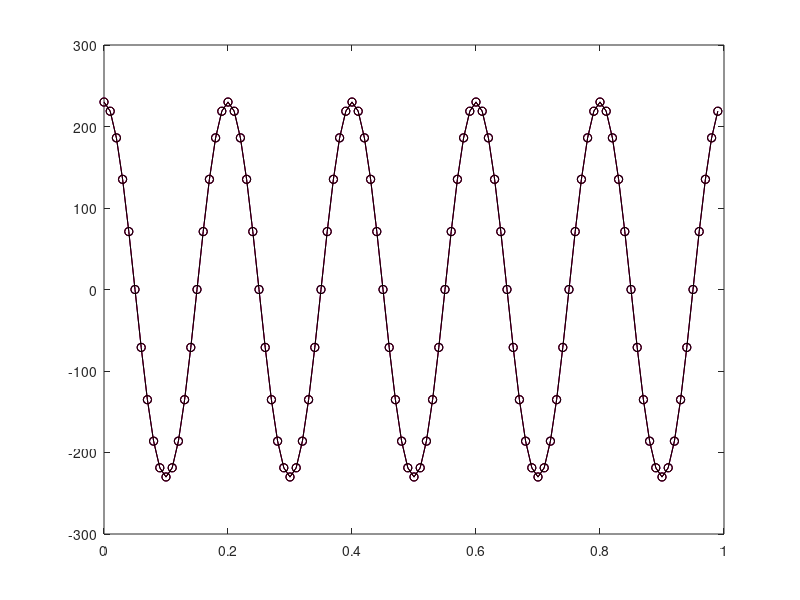
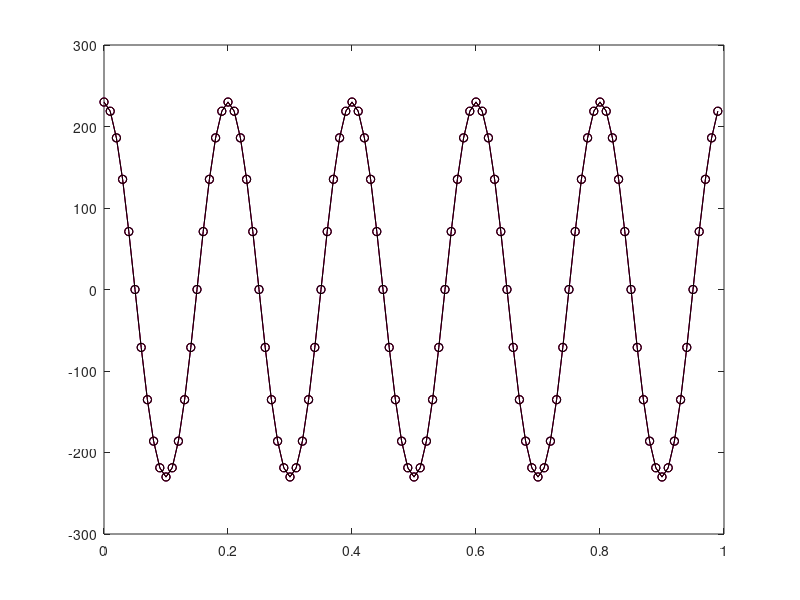
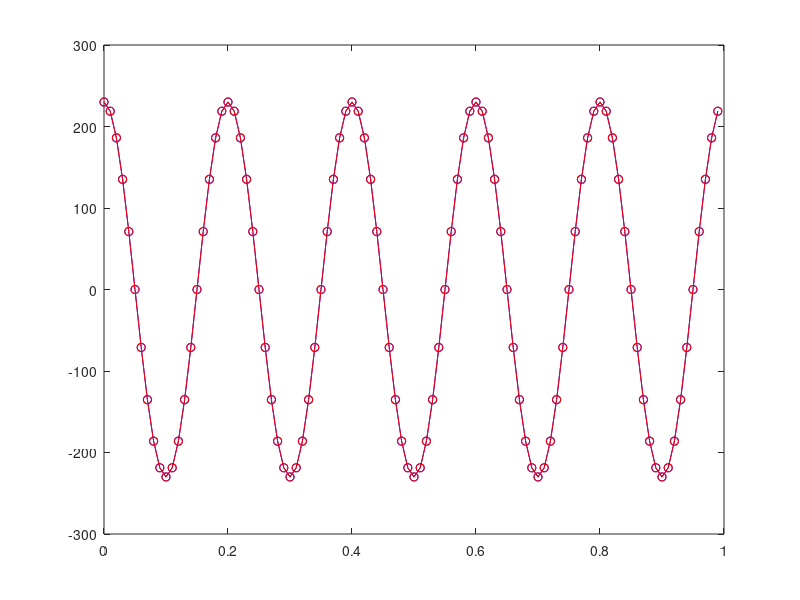

Reproduce these figures in MATLAB, in order.
close all; clear all;

A = 230;
fs = 100;
Ts = 1/fs;
t = 1;
liczba_probek = t*fs;
numery_probek = 0:liczba_probek-1;

figure;
plot(Ts*numery_probek,A*cos(2*pi*5*Ts*numery_probek),'b-o');
hold on;
plot(Ts*numery_probek,A*cos(2*pi*105*Ts*numery_probek),'r-o');
plot(Ts*numery_probek,A*cos(2*pi*305*Ts*numery_probek),'k-o');
hold off;

figure;
plot(Ts*numery_probek,A*cos(2*pi*95*Ts*numery_probek),'b-o');
hold on;
plot(Ts*numery_probek,A*cos(2*pi*195*Ts*numery_probek),'r-o');
plot(Ts*numery_probek,A*cos(2*pi*295*Ts*numery_probek),'k-o');
hold off;

figure;
plot(Ts*numery_probek,A*cos(2*pi*95*Ts*numery_probek),'b-o');
hold on;
plot(Ts*numery_probek,A*cos(2*pi*105*Ts*numery_probek),'r-o');
hold off;
